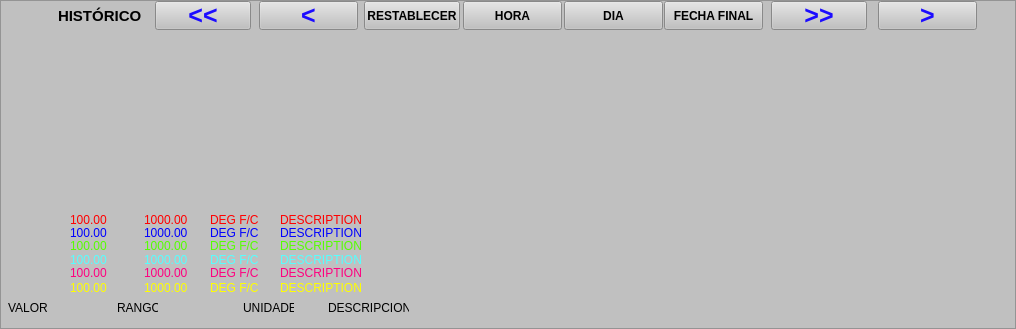
   <widget class="QFrame" name="frame_3">
    <property name="geometry">
     <rect>
      <x>4</x>
      <y>327</y>
      <width>1016</width>
      <height>329</height>
     </rect>
    </property>
    <property name="styleSheet">
     <string notr="true">background-color: rgb(192, 192, 192);</string>
    </property>
    <property name="frameShape">
     <enum>QFrame::StyledPanel</enum>
    </property>
    <property name="frameShadow">
     <enum>QFrame::Raised</enum>
    </property>
    <widget class="QwtPlot" name="qwtPlot_2">
     <property name="geometry">
      <rect>
       <x>13</x>
       <y>33</y>
       <width>971</width>
       <height>180</height>
      </rect>
     </property>
    </widget>
    <widget class="QLabel" name="label_48">
     <property name="geometry">
      <rect>
       <x>5</x>
       <y>212</y>
       <width>51</width>
       <height>16</height>
      </rect>
     </property>
     <property name="styleSheet">
      <string notr="true">color: rgb(255, 0, 0);</string>
     </property>
     <property name="text">
      <string>&lt;NO DATA&gt;</string>
     </property>
    </widget>
    <widget class="QLabel" name="label_49">
     <property name="geometry">
      <rect>
       <x>70</x>
       <y>212</y>
       <width>41</width>
       <height>16</height>
      </rect>
     </property>
     <property name="styleSheet">
      <string notr="true">color: rgb(255, 0, 0);</string>
     </property>
     <property name="text">
      <string>100.00</string>
     </property>
    </widget>
    <widget class="QLabel" name="label_50">
     <property name="geometry">
      <rect>
       <x>144</x>
       <y>212</y>
       <width>51</width>
       <height>16</height>
      </rect>
     </property>
     <property name="styleSheet">
      <string notr="true">color: rgb(255, 0, 0);</string>
     </property>
     <property name="text">
      <string>1000.00</string>
     </property>
    </widget>
    <widget class="QLabel" name="label_51">
     <property name="geometry">
      <rect>
       <x>210</x>
       <y>212</y>
       <width>66</width>
       <height>16</height>
      </rect>
     </property>
     <property name="styleSheet">
      <string notr="true">color: rgb(255, 0, 0);</string>
     </property>
     <property name="text">
      <string>DEG F/C</string>
     </property>
    </widget>
    <widget class="QLabel" name="label_52">
     <property name="geometry">
      <rect>
       <x>280</x>
       <y>212</y>
       <width>151</width>
       <height>16</height>
      </rect>
     </property>
     <property name="styleSheet">
      <string notr="true">color: rgb(255, 0, 0);</string>
     </property>
     <property name="text">
      <string>DESCRIPTION</string>
     </property>
    </widget>
    <widget class="QLabel" name="label_53">
     <property name="geometry">
      <rect>
       <x>280</x>
       <y>225</y>
       <width>151</width>
       <height>16</height>
      </rect>
     </property>
     <property name="styleSheet">
      <string notr="true">color: rgb(0, 0, 255);</string>
     </property>
     <property name="text">
      <string>DESCRIPTION</string>
     </property>
    </widget>
    <widget class="QLabel" name="label_54">
     <property name="geometry">
      <rect>
       <x>5</x>
       <y>225</y>
       <width>51</width>
       <height>16</height>
      </rect>
     </property>
     <property name="styleSheet">
      <string notr="true">color: rgb(0, 0, 255);</string>
     </property>
     <property name="text">
      <string>&lt;NO DATA&gt;</string>
     </property>
    </widget>
    <widget class="QLabel" name="label_55">
     <property name="geometry">
      <rect>
       <x>210</x>
       <y>225</y>
       <width>66</width>
       <height>16</height>
      </rect>
     </property>
     <property name="styleSheet">
      <string notr="true">color: rgb(0, 0, 255);</string>
     </property>
     <property name="text">
      <string>DEG F/C</string>
     </property>
    </widget>
    <widget class="QLabel" name="label_56">
     <property name="geometry">
      <rect>
       <x>70</x>
       <y>225</y>
       <width>41</width>
       <height>16</height>
      </rect>
     </property>
     <property name="styleSheet">
      <string notr="true">color: rgb(0, 0, 255);</string>
     </property>
     <property name="text">
      <string>100.00</string>
     </property>
    </widget>
    <widget class="QLabel" name="label_57">
     <property name="geometry">
      <rect>
       <x>144</x>
       <y>225</y>
       <width>51</width>
       <height>16</height>
      </rect>
     </property>
     <property name="styleSheet">
      <string notr="true">color: rgb(0, 0, 255);</string>
     </property>
     <property name="text">
      <string>1000.00</string>
     </property>
    </widget>
    <widget class="QLabel" name="label_58">
     <property name="geometry">
      <rect>
       <x>280</x>
       <y>238</y>
       <width>151</width>
       <height>16</height>
      </rect>
     </property>
     <property name="styleSheet">
      <string notr="true">color: rgb(85, 255, 0);</string>
     </property>
     <property name="text">
      <string>DESCRIPTION</string>
     </property>
    </widget>
    <widget class="QLabel" name="label_59">
     <property name="geometry">
      <rect>
       <x>144</x>
       <y>238</y>
       <width>51</width>
       <height>16</height>
      </rect>
     </property>
     <property name="styleSheet">
      <string notr="true">color: rgb(85, 255, 0);</string>
     </property>
     <property name="text">
      <string>1000.00</string>
     </property>
    </widget>
    <widget class="QLabel" name="label_60">
     <property name="geometry">
      <rect>
       <x>5</x>
       <y>238</y>
       <width>51</width>
       <height>16</height>
      </rect>
     </property>
     <property name="styleSheet">
      <string notr="true">color: rgb(85, 255, 0);</string>
     </property>
     <property name="text">
      <string>&lt;NO DATA&gt;</string>
     </property>
    </widget>
    <widget class="QLabel" name="label_61">
     <property name="geometry">
      <rect>
       <x>210</x>
       <y>238</y>
       <width>66</width>
       <height>16</height>
      </rect>
     </property>
     <property name="styleSheet">
      <string notr="true">color: rgb(85, 255, 0);</string>
     </property>
     <property name="text">
      <string>DEG F/C</string>
     </property>
    </widget>
    <widget class="QLabel" name="label_62">
     <property name="geometry">
      <rect>
       <x>70</x>
       <y>238</y>
       <width>41</width>
       <height>16</height>
      </rect>
     </property>
     <property name="styleSheet">
      <string notr="true">color: rgb(85, 255, 0);</string>
     </property>
     <property name="text">
      <string>100.00</string>
     </property>
    </widget>
    <widget class="QLabel" name="label_63">
     <property name="geometry">
      <rect>
       <x>280</x>
       <y>252</y>
       <width>151</width>
       <height>16</height>
      </rect>
     </property>
     <property name="styleSheet">
      <string notr="true">color: rgb(85, 255, 255);</string>
     </property>
     <property name="text">
      <string>DESCRIPTION</string>
     </property>
    </widget>
    <widget class="QLabel" name="label_64">
     <property name="geometry">
      <rect>
       <x>210</x>
       <y>252</y>
       <width>66</width>
       <height>16</height>
      </rect>
     </property>
     <property name="styleSheet">
      <string notr="true">color: rgb(85, 255, 255);</string>
     </property>
     <property name="text">
      <string>DEG F/C</string>
     </property>
    </widget>
    <widget class="QLabel" name="label_65">
     <property name="geometry">
      <rect>
       <x>144</x>
       <y>252</y>
       <width>51</width>
       <height>16</height>
      </rect>
     </property>
     <property name="styleSheet">
      <string notr="true">color: rgb(85, 255, 255);</string>
     </property>
     <property name="text">
      <string>1000.00</string>
     </property>
    </widget>
    <widget class="QLabel" name="label_66">
     <property name="geometry">
      <rect>
       <x>70</x>
       <y>252</y>
       <width>41</width>
       <height>16</height>
      </rect>
     </property>
     <property name="styleSheet">
      <string notr="true">color: rgb(85, 255, 255);</string>
     </property>
     <property name="text">
      <string>100.00</string>
     </property>
    </widget>
    <widget class="QLabel" name="label_67">
     <property name="geometry">
      <rect>
       <x>5</x>
       <y>252</y>
       <width>51</width>
       <height>16</height>
      </rect>
     </property>
     <property name="styleSheet">
      <string notr="true">color: rgb(85, 255, 255);</string>
     </property>
     <property name="text">
      <string>&lt;NO DATA&gt;</string>
     </property>
    </widget>
    <widget class="QLabel" name="label_68">
     <property name="geometry">
      <rect>
       <x>280</x>
       <y>265</y>
       <width>151</width>
       <height>16</height>
      </rect>
     </property>
     <property name="styleSheet">
      <string notr="true">color: rgb(85, 255, 0);
color: rgb(255, 0, 127);</string>
     </property>
     <property name="text">
      <string>DESCRIPTION</string>
     </property>
    </widget>
    <widget class="QLabel" name="label_69">
     <property name="geometry">
      <rect>
       <x>70</x>
       <y>265</y>
       <width>41</width>
       <height>16</height>
      </rect>
     </property>
     <property name="styleSheet">
      <string notr="true">color: rgb(85, 255, 0);
color: rgb(255, 0, 127);</string>
     </property>
     <property name="text">
      <string>100.00</string>
     </property>
    </widget>
    <widget class="QLabel" name="label_70">
     <property name="geometry">
      <rect>
       <x>5</x>
       <y>265</y>
       <width>51</width>
       <height>16</height>
      </rect>
     </property>
     <property name="styleSheet">
      <string notr="true">color: rgb(85, 255, 0);
color: rgb(255, 0, 127);</string>
     </property>
     <property name="text">
      <string>&lt;NO DATA&gt;</string>
     </property>
    </widget>
    <widget class="QLabel" name="label_71">
     <property name="geometry">
      <rect>
       <x>144</x>
       <y>265</y>
       <width>51</width>
       <height>16</height>
      </rect>
     </property>
     <property name="styleSheet">
      <string notr="true">color: rgb(85, 255, 0);
color: rgb(255, 0, 127);</string>
     </property>
     <property name="text">
      <string>1000.00</string>
     </property>
    </widget>
    <widget class="QLabel" name="label_72">
     <property name="geometry">
      <rect>
       <x>210</x>
       <y>265</y>
       <width>66</width>
       <height>16</height>
      </rect>
     </property>
     <property name="styleSheet">
      <string notr="true">color: rgb(85, 255, 0);
color: rgb(255, 0, 127);</string>
     </property>
     <property name="text">
      <string>DEG F/C</string>
     </property>
    </widget>
    <widget class="QLabel" name="label_73">
     <property name="geometry">
      <rect>
       <x>280</x>
       <y>280</y>
       <width>151</width>
       <height>16</height>
      </rect>
     </property>
     <property name="styleSheet">
      <string notr="true">color: rgb(255, 255, 0);</string>
     </property>
     <property name="text">
      <string>DESCRIPTION</string>
     </property>
    </widget>
    <widget class="QLabel" name="label_74">
     <property name="geometry">
      <rect>
       <x>144</x>
       <y>280</y>
       <width>51</width>
       <height>16</height>
      </rect>
     </property>
     <property name="styleSheet">
      <string notr="true">color: rgb(255, 255, 0);</string>
     </property>
     <property name="text">
      <string>1000.00</string>
     </property>
    </widget>
    <widget class="QLabel" name="label_75">
     <property name="geometry">
      <rect>
       <x>210</x>
       <y>280</y>
       <width>66</width>
       <height>16</height>
      </rect>
     </property>
     <property name="styleSheet">
      <string notr="true">color: rgb(255, 255, 0);</string>
     </property>
     <property name="text">
      <string>DEG F/C</string>
     </property>
    </widget>
    <widget class="QLabel" name="label_76">
     <property name="geometry">
      <rect>
       <x>5</x>
       <y>280</y>
       <width>51</width>
       <height>16</height>
      </rect>
     </property>
     <property name="styleSheet">
      <string notr="true">color: rgb(255, 255, 0);</string>
     </property>
     <property name="text">
      <string>&lt;NO DATA&gt;</string>
     </property>
    </widget>
    <widget class="QLabel" name="label_77">
     <property name="geometry">
      <rect>
       <x>70</x>
       <y>280</y>
       <width>41</width>
       <height>16</height>
      </rect>
     </property>
     <property name="styleSheet">
      <string notr="true">color: rgb(255, 255, 0);</string>
     </property>
     <property name="text">
      <string>100.00</string>
     </property>
    </widget>
    <widget class="QLabel" name="label_88">
     <property name="geometry">
      <rect>
       <x>328</x>
       <y>300</y>
       <width>81</width>
       <height>16</height>
      </rect>
     </property>
     <property name="styleSheet">
      <string notr="true">color: rgb(0, 0, 0);</string>
     </property>
     <property name="text">
      <string>DESCRIPCION</string>
     </property>
    </widget>
    <widget class="QLabel" name="label_89">
     <property name="geometry">
      <rect>
       <x>8</x>
       <y>300</y>
       <width>41</width>
       <height>16</height>
      </rect>
     </property>
     <property name="styleSheet">
      <string notr="true">color: rgb(0, 0, 0);</string>
     </property>
     <property name="text">
      <string>VALOR</string>
     </property>
    </widget>
    <widget class="QLabel" name="label_90">
     <property name="geometry">
      <rect>
       <x>117</x>
       <y>300</y>
       <width>41</width>
       <height>16</height>
      </rect>
     </property>
     <property name="styleSheet">
      <string notr="true">color: rgb(0, 0, 0);</string>
     </property>
     <property name="text">
      <string>RANGO</string>
     </property>
    </widget>
    <widget class="QLabel" name="label_91">
     <property name="geometry">
      <rect>
       <x>243</x>
       <y>300</y>
       <width>51</width>
       <height>16</height>
      </rect>
     </property>
     <property name="styleSheet">
      <string notr="true">color: rgb(0, 0, 0);</string>
     </property>
     <property name="text">
      <string>UNIDADES</string>
     </property>
    </widget>
    <widget class="QPushButton" name="pushButton_6">
     <property name="geometry">
      <rect>
       <x>463</x>
       <y>1</y>
       <width>99</width>
       <height>29</height>
      </rect>
     </property>
     <property name="font">
      <font>
       <pointsize>9</pointsize>
       <weight>75</weight>
       <bold>true</bold>
      </font>
     </property>
     <property name="text">
      <string>HORA</string>
     </property>
    </widget>
    <widget class="QPushButton" name="pushButton_7">
     <property name="geometry">
      <rect>
       <x>364</x>
       <y>1</y>
       <width>96</width>
       <height>29</height>
      </rect>
     </property>
     <property name="font">
      <font>
       <pointsize>9</pointsize>
       <weight>75</weight>
       <bold>true</bold>
      </font>
     </property>
     <property name="text">
      <string>RESTABLECER</string>
     </property>
    </widget>
    <widget class="QLabel" name="label_3">
     <property name="geometry">
      <rect>
       <x>58</x>
       <y>5</y>
       <width>91</width>
       <height>21</height>
      </rect>
     </property>
     <property name="font">
      <font>
       <pointsize>11</pointsize>
       <weight>75</weight>
       <bold>true</bold>
      </font>
     </property>
     <property name="text">
      <string>HISTÓRICO</string>
     </property>
    </widget>
    <widget class="QPushButton" name="pushButton_12">
     <property name="geometry">
      <rect>
       <x>155</x>
       <y>1</y>
       <width>96</width>
       <height>29</height>
      </rect>
     </property>
     <property name="font">
      <font>
       <pointsize>19</pointsize>
       <weight>75</weight>
       <bold>true</bold>
      </font>
     </property>
     <property name="styleSheet">
      <string notr="true">color: rgb(28, 12, 255);</string>
     </property>
     <property name="text">
      <string>&lt;&lt;</string>
     </property>
    </widget>
    <widget class="QPushButton" name="pushButton_9">
     <property name="geometry">
      <rect>
       <x>664</x>
       <y>1</y>
       <width>99</width>
       <height>29</height>
      </rect>
     </property>
     <property name="font">
      <font>
       <pointsize>9</pointsize>
       <weight>75</weight>
       <bold>true</bold>
      </font>
     </property>
     <property name="text">
      <string>FECHA FINAL</string>
     </property>
    </widget>
    <widget class="QPushButton" name="pushButton_13">
     <property name="geometry">
      <rect>
       <x>259</x>
       <y>1</y>
       <width>99</width>
       <height>29</height>
      </rect>
     </property>
     <property name="font">
      <font>
       <pointsize>19</pointsize>
       <weight>75</weight>
       <bold>true</bold>
      </font>
     </property>
     <property name="styleSheet">
      <string notr="true">color: rgb(28, 12, 255);</string>
     </property>
     <property name="text">
      <string>&lt;</string>
     </property>
    </widget>
    <widget class="QPushButton" name="pushButton_8">
     <property name="geometry">
      <rect>
       <x>564</x>
       <y>1</y>
       <width>99</width>
       <height>29</height>
      </rect>
     </property>
     <property name="font">
      <font>
       <pointsize>9</pointsize>
       <weight>75</weight>
       <bold>true</bold>
      </font>
     </property>
     <property name="text">
      <string>DIA</string>
     </property>
    </widget>
    <widget class="QPushButton" name="pushButton_14">
     <property name="geometry">
      <rect>
       <x>878</x>
       <y>1</y>
       <width>99</width>
       <height>29</height>
      </rect>
     </property>
     <property name="font">
      <font>
       <pointsize>19</pointsize>
       <weight>75</weight>
       <bold>true</bold>
      </font>
     </property>
     <property name="styleSheet">
      <string notr="true">color: rgb(28, 12, 255);</string>
     </property>
     <property name="text">
      <string>&gt;</string>
     </property>
    </widget>
    <widget class="QPushButton" name="pushButton_15">
     <property name="geometry">
      <rect>
       <x>771</x>
       <y>1</y>
       <width>96</width>
       <height>29</height>
      </rect>
     </property>
     <property name="font">
      <font>
       <pointsize>19</pointsize>
       <weight>75</weight>
       <bold>true</bold>
      </font>
     </property>
     <property name="styleSheet">
      <string notr="true">color: rgb(28, 12, 255);</string>
     </property>
     <property name="text">
      <string>&gt;&gt;</string>
     </property>
    </widget>
   </widget>
